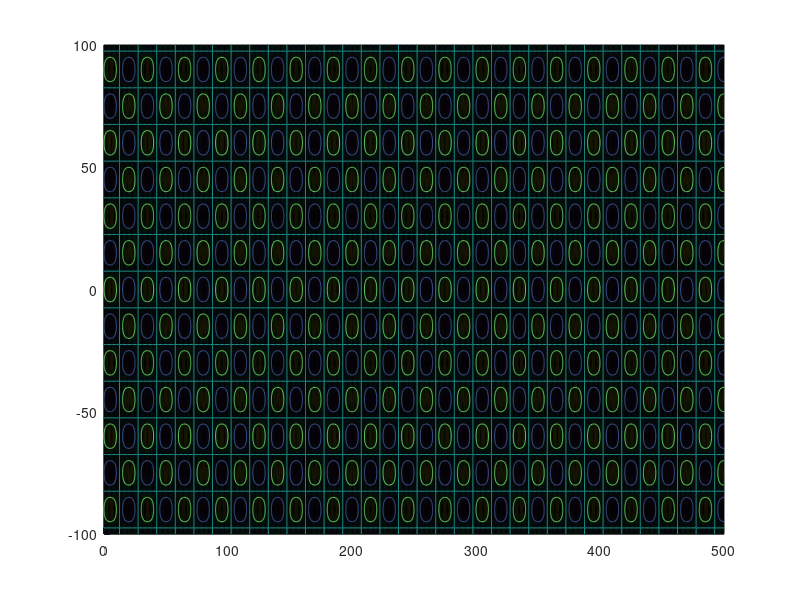

Write MATLAB code to recreate this figure. (Note: this script raises an error after producing the figure.)
%% Part 2

clear
fig2 = figure(2);clf;hold on
X = linspace(0,500,500);
Y = linspace(-100,100,500);
%[X, Y] = meshgrid(x,y);
[x,y]=meshgrid(X,Y);
k = 2*pi/30;
phi0 = 25*k;
l = 2*pi/30;
%f = @(x,y)2*cos(k.*x+phi0).*cos(l.*y)
z = 2.*cos(k.*x+phi0).*cos(l.*y);
%contour(x,y,z,50)
pcolor(x,y,z)
contour( x, y, z, [-1 0 1 ],'edgecolor','k')
shading flat
title('$$ f(x, y)=2 \cos \left(k x+\phi_{0}\right) \cos \left(ly\right) $$','interpreter','latex')
%% Add labels to x-, y-axis and colorbar
% Axis labels
xlabel('$$ 0 < x < 500 \; [km] $$', 'Interpreter','latex') 
ylabel('$$ -100 < y < 100 \; [km] $$','Interpreter','latex')
cb = colorbar;
set(get(cb, 'ylabel'), 'string', '$$ f(x,y)$$','Interpreter','latex')
%% Add black isolines for f(x,y) = -1, 0, 1.
% in function contour( x, y, z, [-1 0 1 ],'edgecolor','k')
%% Save figure with resolution 300 dpi
print(fig2,'Figure2_Siim_Erik_Pugal.png','-dpng','-r300');

%% 
% cos(),sin(), ... don't have units
% the partial derivative gives it a unit
fig3 = figure(3); clf; hold on
dz = -2.*k.*sin(k.*x+phi0).*cos(l.*y);
pcolor(x,y,dz)
contour( x, y, z, [-1 0 1 ],'edgecolor','k')
shading flat
title('$$ \partial_{x} f(x, y)= - 2 k \sin \left(k x+\phi_{0}\right) \cos \left(ly\right) $$','interpreter','latex')
xlabel('$$ 0 < x < 500 \; [km] $$', 'Interpreter','latex') 
ylabel('$$ -100 < y < 100 \; [km] $$','Interpreter','latex')
cb = colorbar;
set(get(cb, 'ylabel'), 'string', '$$ \partial_{x} f(x,y) [km^{-1}] $$','Interpreter','latex')
print(fig3,'Figure3_Siim_Erik_Pugal.png','-dpng','-r300');